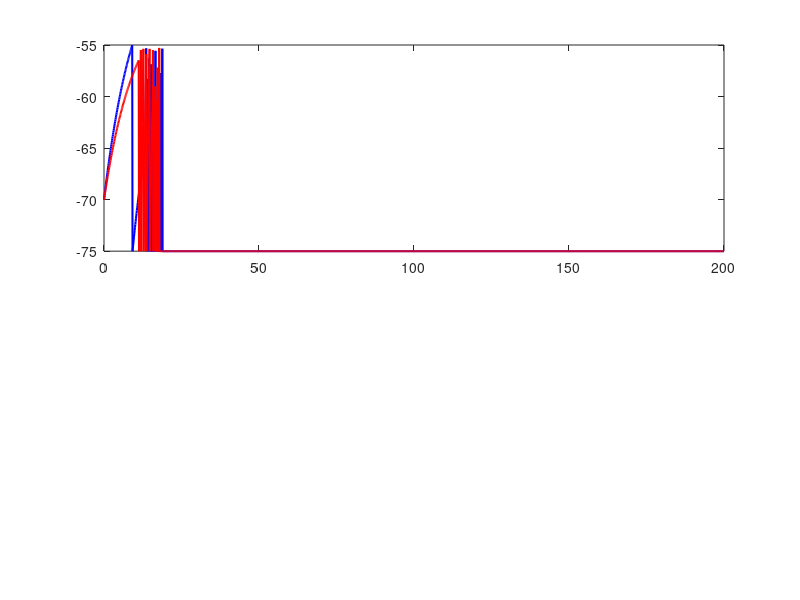

MATLAB code to generate this figure: (Note: this script raises an error after producing the figure.)
%% Simple Neural Network Models
% This tutorial demonstrates basic neural network simulations
% Author: BrainyBrain Learning Repository
% Topics: Coupled neurons, E-I networks, synchrony

%% Setup
clear all;
close all;
clc;

fprintf('=== Neural Network Models ===\n\n');

%% Section 1: Two Coupled Neurons
fprintf('=== Section 1: Two Coupled LIF Neurons ===\n');

% Parameters
tau_m = 10; % Membrane time constant (ms)
V_rest = -70;
V_threshold = -55;
V_reset = -75;
R_m = 10;

% Synaptic parameters
g_syn = 0.5; % Synaptic conductance
tau_syn = 5; % Synaptic time constant (ms)
E_syn = 0; % Excitatory reversal potential (mV)
delay = 2; % Synaptic delay (ms)

% Simulation
dt = 0.1;
t_max = 200;
t = 0:dt:t_max;
n_steps = length(t);

% Initialize
V1 = V_rest * ones(size(t));
V2 = V_rest * ones(size(t));
s1 = zeros(size(t)); % Synaptic variable from neuron 1
s2 = zeros(size(t)); % Synaptic variable from neuron 2
spikes1 = [];
spikes2 = [];

% External input
I1 = 2.5 * ones(size(t));
I2 = 2.0 * ones(size(t));

% Simulate
delay_steps = round(delay / dt);

for i = 1:n_steps-1
    % Synaptic currents
    if i > delay_steps
        I_syn1 = g_syn * s2(i-delay_steps) * (E_syn - V1(i));
        I_syn2 = g_syn * s1(i-delay_steps) * (E_syn - V2(i));
    else
        I_syn1 = 0;
        I_syn2 = 0;
    end
    
    % Neuron 1
    dV1 = (-(V1(i) - V_rest) + R_m * (I1(i) + I_syn1)) / tau_m;
    V1(i+1) = V1(i) + dt * dV1;
    
    % Neuron 2
    dV2 = (-(V2(i) - V_rest) + R_m * (I2(i) + I_syn2)) / tau_m;
    V2(i+1) = V2(i) + dt * dV2;
    
    % Synaptic dynamics
    s1(i+1) = s1(i) + dt * (-s1(i) / tau_syn);
    s2(i+1) = s2(i) + dt * (-s2(i) / tau_syn);
    
    % Check for spikes
    if V1(i+1) >= V_threshold
        V1(i+1) = V_reset;
        s1(i+1) = s1(i+1) + 1; % Increase synaptic variable
        spikes1 = [spikes1, t(i+1)];
    end
    
    if V2(i+1) >= V_threshold
        V2(i+1) = V_reset;
        s2(i+1) = s2(i+1) + 1;
        spikes2 = [spikes2, t(i+1)];
    end
end

fprintf('Neuron 1: %d spikes\n', length(spikes1));
fprintf('Neuron 2: %d spikes\n\n', length(spikes2));

% Plot
figure('Name', 'Coupled Neurons', 'Position', [100 100 1200 600]);

subplot(2,1,1);
plot(t, V1, 'b-', 'LineWidth', 1.5); hold on;
plot(t, V2, 'r-', 'LineWidth', 1.5);
yline(V_threshold, 'k--', 'Threshold');
xlabel('Time (ms)');
ylabel('V (mV)');
title('Two Coupled Excitatory Neurons');
legend('Neuron 1', 'Neuron 2');
grid on;

subplot(2,1,2);
for i = 1:length(spikes1)
    plot([spikes1(i), spikes1(i)], [0.5, 1.5], 'b-', 'LineWidth', 2); hold on;
end
for i = 1:length(spikes2)
    plot([spikes2(i), spikes2(i)], [1.6, 2.6], 'r-', 'LineWidth', 2);
end
xlim([0 t_max]);
ylim([0 3]);
yticks([1 2]);
yticklabels({'N1', 'N2'});
xlabel('Time (ms)');
title('Spike Raster');
grid on;

%% Section 2: E-I Network (Excitatory-Inhibitory)
fprintf('=== Section 2: E-I Network ===\n');

% Network parameters
n_E = 20; % Number of excitatory neurons
n_I = 5; % Number of inhibitory neurons
n_total = n_E + n_I;

% Synaptic parameters
g_EE = 0.1; % E to E
g_EI = 0.2; % E to I
g_IE = 0.3; % I to E
g_II = 0.2; % I to I
E_E = 0; % Excitatory reversal
E_I = -80; % Inhibitory reversal

% Create connectivity matrix (random sparse)
W = zeros(n_total, n_total);
p_connect = 0.3; % Connection probability

% E to E connections
W(1:n_E, 1:n_E) = (rand(n_E, n_E) < p_connect) * g_EE;

% E to I connections
W(n_E+1:end, 1:n_E) = (rand(n_I, n_E) < p_connect) * g_EI;

% I to E connections
W(1:n_E, n_E+1:end) = (rand(n_E, n_I) < p_connect) * g_IE;

% I to I connections
W(n_E+1:end, n_E+1:end) = (rand(n_I, n_I) < p_connect) * g_II;

% Remove self-connections
W(logical(eye(n_total))) = 0;

fprintf('Created E-I network:\n');
fprintf('  %d excitatory neurons\n', n_E);
fprintf('  %d inhibitory neurons\n', n_I);
fprintf('  Connection probability: %.1f%%\n\n', p_connect*100);

% Simulate network
t_net = 0:dt:500;
n_steps_net = length(t_net);

% Initialize
V_net = V_rest * ones(n_total, n_steps_net);
s_net = zeros(n_total, n_steps_net);
spike_times = cell(n_total, 1);

% External input (Poisson-like)
I_ext = 2.0 + 1.0*randn(n_total, n_steps_net);
I_ext(I_ext < 0) = 0; % Rectify

% Simulate
for i = 1:n_steps_net-1
    for neuron = 1:n_total
        % Synaptic input
        I_syn = 0;
        for pre = 1:n_total
            if W(neuron, pre) > 0
                if pre <= n_E
                    I_syn = I_syn + W(neuron, pre) * s_net(pre, i) * (E_E - V_net(neuron, i));
                else
                    I_syn = I_syn + W(neuron, pre) * s_net(pre, i) * (E_I - V_net(neuron, i));
                end
            end
        end
        
        % Update voltage
        dV = (-(V_net(neuron, i) - V_rest) + R_m * (I_ext(neuron, i) + I_syn)) / tau_m;
        V_net(neuron, i+1) = V_net(neuron, i) + dt * dV;
        
        % Update synapse
        s_net(neuron, i+1) = s_net(neuron, i) + dt * (-s_net(neuron, i) / tau_syn);
        
        % Check for spike
        if V_net(neuron, i+1) >= V_threshold
            V_net(neuron, i+1) = V_reset;
            s_net(neuron, i+1) = s_net(neuron, i+1) + 1;
            spike_times{neuron} = [spike_times{neuron}, t_net(i+1)];
        end
    end
end

% Calculate firing rates
firing_rates = zeros(n_total, 1);
for neuron = 1:n_total
    firing_rates(neuron) = length(spike_times{neuron}) / (t_net(end)/1000);
end

fprintf('Network activity:\n');
fprintf('  Mean E firing rate: %.1f Hz\n', mean(firing_rates(1:n_E)));
fprintf('  Mean I firing rate: %.1f Hz\n\n', mean(firing_rates(n_E+1:end)));

% Plot network activity
figure('Name', 'E-I Network', 'Position', [150 150 1200 800]);

% Raster plot
subplot(3,1,1);
hold on;
for neuron = 1:n_E
    spikes = spike_times{neuron};
    plot(spikes, neuron*ones(size(spikes)), 'b.', 'MarkerSize', 8);
end
for neuron = n_E+1:n_total
    spikes = spike_times{neuron};
    plot(spikes, neuron*ones(size(spikes)), 'r.', 'MarkerSize', 8);
end
xlim([0 t_net(end)]);
ylim([0 n_total+1]);
ylabel('Neuron #');
title('Network Raster (Blue=E, Red=I)');
grid on;

% Population firing rate
subplot(3,1,2);
bin_width = 10; % ms
bin_edges = 0:bin_width:t_net(end);
bin_centers = bin_edges(1:end-1) + bin_width/2;

pop_rate_E = zeros(size(bin_centers));
pop_rate_I = zeros(size(bin_centers));

for neuron = 1:n_E
    counts = histcounts(spike_times{neuron}, bin_edges);
    pop_rate_E = pop_rate_E + counts;
end
pop_rate_E = pop_rate_E / (n_E * bin_width/1000);

for neuron = n_E+1:n_total
    counts = histcounts(spike_times{neuron}, bin_edges);
    pop_rate_I = pop_rate_I + counts;
end
pop_rate_I = pop_rate_I / (n_I * bin_width/1000);

plot(bin_centers, pop_rate_E, 'b-', 'LineWidth', 2); hold on;
plot(bin_centers, pop_rate_I, 'r-', 'LineWidth', 2);
xlabel('Time (ms)');
ylabel('Population Rate (Hz)');
title('Population Firing Rate');
legend('Excitatory', 'Inhibitory');
grid on;

% Connectivity matrix
subplot(3,1,3);
imagesc(W);
colorbar;
xlabel('Presynaptic Neuron');
ylabel('Postsynaptic Neuron');
title('Connectivity Matrix');
hold on;
plot([n_E+0.5 n_E+0.5], [0.5 n_total+0.5], 'w--', 'LineWidth', 2);
plot([0.5 n_total+0.5], [n_E+0.5 n_E+0.5], 'w--', 'LineWidth', 2);

%% Summary
fprintf('=== Tutorial Summary ===\n');
fprintf('Covered topics:\n');
fprintf('  - Coupled neurons with synaptic connections\n');
fprintf('  - Excitatory-Inhibitory networks\n');
fprintf('  - Population dynamics\n');
fprintf('  - Network connectivity\n\n');

fprintf('=== Tutorial Complete! ===\n');
fprintf('Explore: Change network size, connectivity, or synaptic strengths\n');
